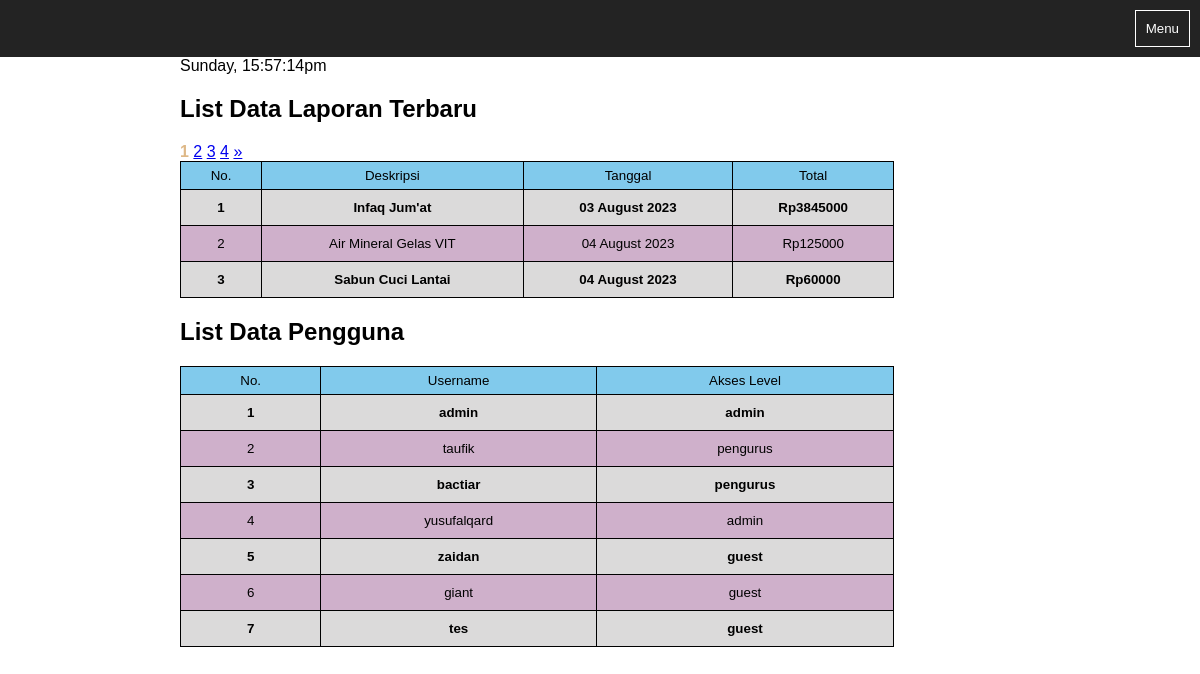
Page /admin/admin_page.php on the committed database.
### tables this page shows
CREATE TABLE `rekapdata` (
  `id` int(11) NOT NULL,
  `deskripsi` varchar(255) NOT NULL,
  `tgl` date NOT NULL,
  `nominal` varchar(255) NOT NULL
);

CREATE TABLE `user` (
  `id` int(11) NOT NULL,
  `username` varchar(50) NOT NULL,
  `password` varchar(255) NOT NULL,
  `leveluser` varchar(100) NOT NULL
);

### functions.php (called while the page is built, shortened)
<?php
    require 'koneksi.php';
    function query($query){
        global $conn;
        $result = mysqli_query($conn, $query);
        $rows = [];
        while ($row = mysqli_fetch_assoc($result) ){
            $rows[] = $row;
        }
        return $rows;
    }
?>

### admin/admin_page.php (the view, shortened to what this page needs)
<?php
	require '../functions.php';
	$datauser=query("SELECT*FROM user");
				$jumlahdata=3;
				$jumlahperdata=count(query("SELECT*FROM rekapdata"));
				$pageHal=ceil($jumlahperdata/$jumlahdata);
				$pageaktif=(isset($_GET["page"]) ) ? $_GET["page"] : 1;
				$pageawal=($jumlahdata*$pageaktif)-$jumlahdata;
				$admindata=query("SELECT*FROM rekapdata LIMIT $pageawal,$jumlahdata");
?>
<!DOCTYPE html>
<html lang="en">
  <head>
    <link rel="stylesheet" type="text/css" href="../style/style.css" />
  </head>
<body class="adminPAGE">
   <header>
    <button class="tombolmenu">Menu</button>
	</header>
	<section class="maindsb">
			<?php
				echo date('l, H:i:sa');
			?>
			<h1>List Data Laporan Terbaru</h1>
				<?php for($i=1; $i<=$pageHal; $i++):?>
					<?php if($i==$pageaktif):?>
						<a class="pageWarna" href="?page=<?= $i;?>"><?=$i;?></a>
					<?php else :?>
						<a href="?page=<?= $i;?>"><?=$i;?></a>
					<?php endif;?>
				<?php endfor;?>
			<?php if($pageaktif<$pageHal) :?>
				<a href="?page=<?=$pageaktif+1;?>">&raquo;</a>
			<?php endif;?>
			<table class="cekrekapadm" border="1" cellpadding="10" cellspacing="0">
            <tr>
                <th>No.</th>
                <th>Deskripsi</th>
                <th>Tanggal</th>
                <th>Total</th>
            </tr>
            <?php $i = 1;  ?>
            <?php foreach($admindata as $cekdb) : ?>
            <tr>
                <td><?= $i; ?></td>
                <td><?= $cekdb["deskripsi"] ?></td>
                <td><?= date("d F Y",strtotime($cekdb["tgl"])); ?></td>
                <td>Rp<?= $cekdb["nominal"] ?></td>
            </tr>
            <?php $i++; ?>
            <?php endforeach; ?>
        </table>
		<div class="rekapusertbl">
			<h1>List Data Pengguna</h1>
			<table class="cekrekapadm" border="1" cellpadding="10" cellspacing="0">
            <tr>
                <th>No.</th>
                <th>Username</th>
                <th>Akses Level</th>
            </tr>
            <?php $i = 1;  ?>
            <?php foreach($datauser as $cekdb) : ?>
            <tr>
                <td><?= $i; ?></td>
                <td><?= $cekdb["username"] ?></td>
                <td><?= $cekdb["leveluser"] ?></td>
            </tr>
            <?php $i++; ?>
            <?php endforeach; ?>
        </table>
		</div>
	</section>
  </body>
</html>

### style/style.css (style rules this page uses)
body.adminPAGE { font-family: Arial; margin: 0; padding: 0; height: 100%; }
header { background:#232323; padding:10px; color:#fff; font-family:"open sans"; overflow:hidden; margin: 0; }
.tombolmenu { float: right; background: transparent; padding: 10px; color: #fff; border: 1px solid #fff; cursor: pointer; }
.maindsb { padding:0; margin-left: 180px; }
.cekrekaptbladm, th { background-color: #62a5c2; color: black; font-weight: normal; vertical-align: center; text-align: center; }
.cekrekaptbl, th { background-color: #62a5c2; color: black; font-weight: normal; vertical-align: center; text-align: center; }
.cekrekapadm { font-size: 10pt; border-collapse:collapse; width:70%; font-family: Arial; border: 1px solid black; }
.cekrekapadm, th { background-color: #1ea4e2; color: black; font-weight: normal; vertical-align: center; text-align: center; }
.cekrekapadm th, .cekrekaptabel td { padding: 6px 12px; text-align: center; }
.cekrekapadm tr { background-color: #ffffff88; color:rgb(0, 0, 0); }
.cekrekapadm tr:nth-child(even) { background-color: #dbdada; color:black; text-align: center; font-weight: bold; }
.cekrekapadm tr:nth-child(odd) { background-color: #cfb0cb; color:black; text-align: center; }
.rekapusertbl { width:100%; font-size: 12pt; }
.rekapadmin, th { background-color: #81caec; color: black; font-weight: normal; vertical-align: center; text-align: center; }
a.pageWarna { font-weight: bold; color:burlywood; text-decoration: none; }

### rows in the picture
rekapdata: deskripsi "Infaq Jum'at", tgl "03 August 2023", nominal "3845000"
rekapdata: deskripsi "Air Mineral Gelas VIT", tgl "04 August 2023", nominal "125000"
rekapdata: deskripsi "Sabun Cuci Lantai", tgl "04 August 2023", nominal "60000"
user: username "admin", leveluser "admin"
user: username "taufik", leveluser "pengurus"
user: username "bactiar", leveluser "pengurus"
user: username "yusufalqard", leveluser "admin"
user: username "zaidan", leveluser "guest"
user: username "giant", leveluser "guest"
user: username "tes", leveluser "guest"
